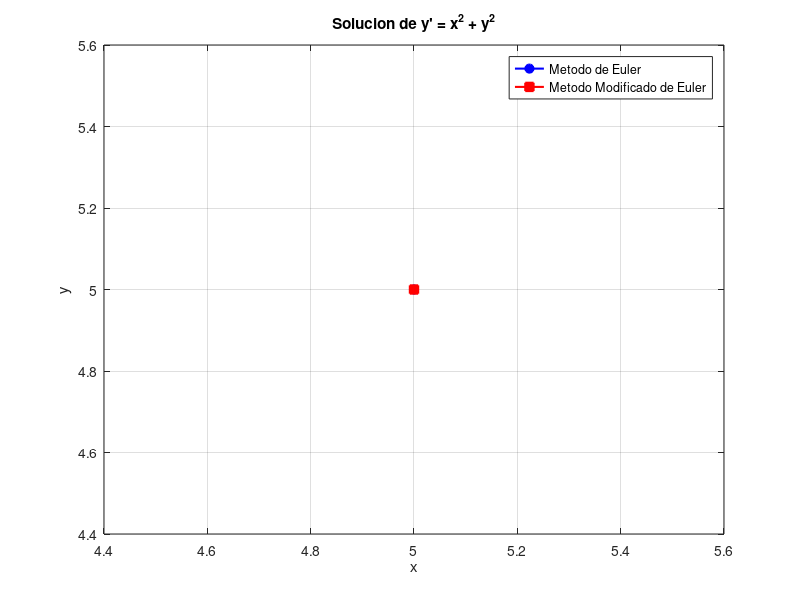

This chart was generated by the following MATLAB code:
1; % script con funciones locales

function yp = f_ejercicio1(x, y)
  % Ecuacion diferencial: y' = x^2 + y^2
  yp = x .^ 2 + y .^ 2;
end

function tabla = metodo_euler(x0, y0, h, n_pasos)
  % Metodo de Euler: x_{i+1}=x_i+h ; y_{i+1}=y_i+y'_i*h
  tabla = zeros(n_pasos + 1, 3); % columnas: x, y, y'
  x = x0; y = y0;
  for i = 0:n_pasos
    yp = f_ejercicio1(x, y);
    tabla(i + 1, :) = [x, y, yp];
    if i < n_pasos
      y = y + yp * h;
      x = x + h;
    end
  end
end

function [tabla, iteraciones] = metodo_euler_modificado(x0, y0, h, n_pasos, E)
  % Metodo Modificado de Euler (predictor-corrector) con criterio de corte E:
  % P(y_i+1) = y_i + y'_i * h
  % C(y_i+1) = y_i + [(y'_i + P(y'_i+1)) / 2] * h
  % Se repite la correccion hasta que |C_nuevo - C_anterior| < E
  tabla = zeros(n_pasos + 1, 3);
  iteraciones = zeros(n_pasos, 1);
  x = x0; y = y0;
  yp = f_ejercicio1(x, y);
  tabla(1, :) = [x, y, yp];
  for i = 1:n_pasos
    x_sig = x + h;
    P_y = y + yp * h;
    P_yp = f_ejercicio1(x_sig, P_y);
    C_y = y + ((yp + P_yp) / 2) * h;
    C_yp = f_ejercicio1(x_sig, C_y);
    iter = 1;
    while abs(C_y - P_y) >= E
      P_y = C_y;
      P_yp = C_yp;
      C_y = y + ((yp + P_yp) / 2) * h;
      C_yp = f_ejercicio1(x_sig, C_y);
      iter = iter + 1;
      if iter > 100
        break;
      end
    end
    x = x_sig; y = C_y; yp = C_yp;
    tabla(i + 1, :) = [x, y, yp];
    iteraciones(i) = iter;
  end
end

function imprimir_tabla(tabla)
  printf('%6s %12s %12s %12s\n', 'i', 'x_i', 'y_i', "y'_i");
  printf('-------------------------------------------------\n');
  for i = 1:size(tabla, 1)
    printf('%6d %12.6f %12.6f %12.6f\n', i - 1, tabla(i, 1), tabla(i, 2), tabla(i, 3));
  end
end

% ===================================================================
% PROGRAMA PRINCIPAL
% Ejercicio 1: y' = x^2 + y^2 ; Metodo de Euler y Metodo Modificado de Euler
% ===================================================================
clear; clc; close all;
disp('============================================================');
disp(' EJERCICIO 1 - METODO DE EULER Y METODO MODIFICADO DE EULER');
disp('============================================================');
printf("\nEcuacion diferencial: y' = x^2 + y^2\n");

x0 = input('Ingrese x0 (ej: 0): ');
y0 = input('Ingrese y0 (ej: 1): ');
h = input('Ingrese el paso h (ej: 0.2): ');
x_final = input('Ingrese el extremo final del intervalo (ej: 0.6): ');
E = input('Ingrese la cota de error E para el Metodo Modificado (ej: 0.001): ');

n_pasos = round((x_final - x0) / h);

% --- a) Metodo de Euler ---
printf('\n>>> a) METODO DE EULER en (%g ; %g) con h=%g <<<\n', x0, x_final, h);
tabla_euler = metodo_euler(x0, y0, h, n_pasos);
imprimir_tabla(tabla_euler);
printf('>>> RESULTADO: y(%g) = %.6f (Euler)\n', x_final, tabla_euler(end, 2));

% --- b) Metodo Modificado de Euler ---
printf('\n>>> b) METODO MODIFICADO DE EULER en (%g ; %g) con h=%g y E<%g <<<\n', x0, x_final, h, E);
[tabla_modif, iteraciones] = metodo_euler_modificado(x0, y0, h, n_pasos, E);
imprimir_tabla(tabla_modif);
printf('\nCantidad de correcciones realizadas en cada paso:\n');
for i = 1:length(iteraciones)
  printf('  Paso %d (x=%.4g -> x=%.4g): %d correccion(es)\n', i, tabla_modif(i, 1), tabla_modif(i + 1, 1), iteraciones(i));
end
printf('>>> RESULTADO: y(%g) = %.6f (Euler Modificado)\n', x_final, tabla_modif(end, 2));

printf('\n============================================================\n');
printf('Diferencia |y_modif - y_euler| en x=%g: %.6f\n', x_final, abs(tabla_modif(end, 2) - tabla_euler(end, 2)));
printf('============================================================\n');

% --- Grafico ---
figure('Name', 'Ejercicio 1 - Euler vs Euler Modificado');
plot(tabla_euler(:, 1), tabla_euler(:, 2), 'b-o', 'LineWidth', 1.5, 'MarkerFaceColor', 'b'); hold on;
plot(tabla_modif(:, 1), tabla_modif(:, 2), 'r-s', 'LineWidth', 1.5, 'MarkerFaceColor', 'r');
xlabel('x'); ylabel('y');
legend('Metodo de Euler', 'Metodo Modificado de Euler', 'Location', 'best');
title("Solucion de y' = x^2 + y^2");
grid on;
